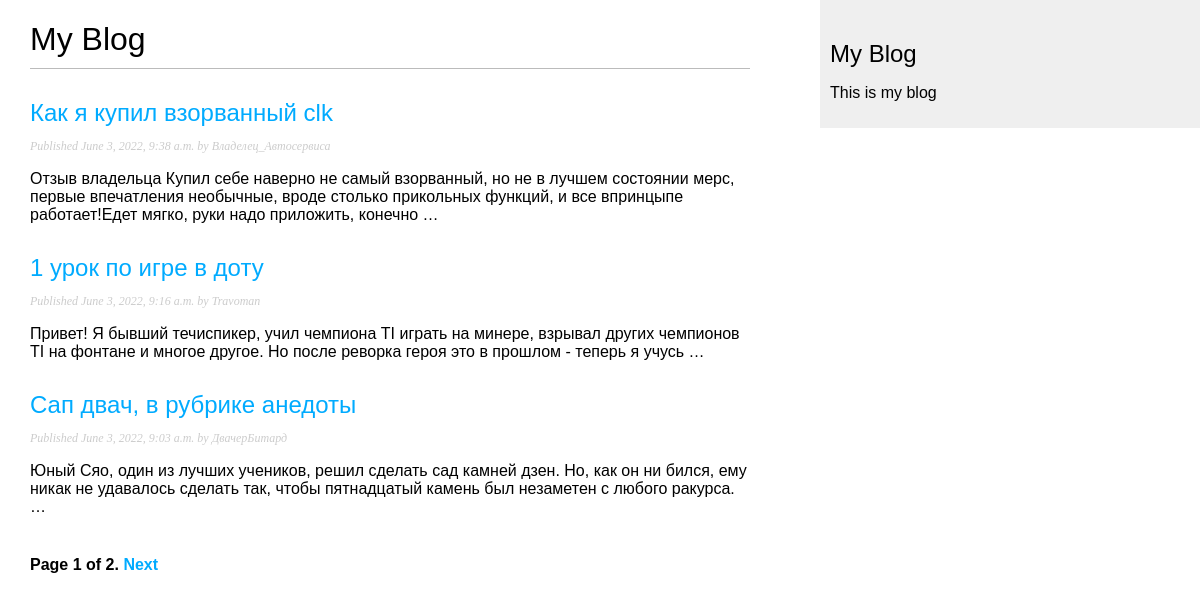
/blog/, run on an earlier commit of the app's database.
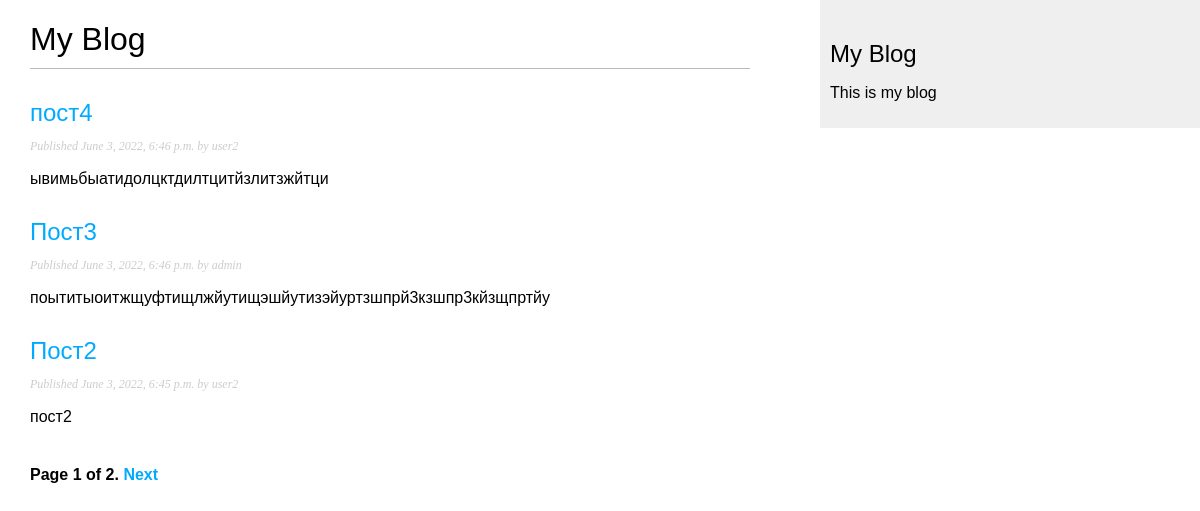
And on a later commit of the database.
### blog/models.py (models this page shows, shortened)
class Post(models.Model):
    class Status(models.TextChoices):
        DRAFT = 'DF', 'Draft'
        PUBLISHED = 'PB', 'Published'
    title = models.CharField(max_length=250)
    slug = models.SlugField(max_length=250,
                            unique_for_date='publish')
    author = models.ForeignKey(User,
                               on_delete=models.CASCADE,
                               related_name='blog_posts')
    body = models.TextField()
    publish = models.DateTimeField(default=timezone.now)
    created = models.DateTimeField(auto_now_add=True)
    updated = models.DateTimeField(auto_now=True)
    status = models.CharField(max_length=2,
                              choices=Status.choices,
                              default=Status.DRAFT)
    objects = models.Manager() # The default manager.
    published = PublishedManager() # Our custom manager.
    class Meta:
        ordering = ['-publish']
        indexes = [
            models.Index(fields=['-publish']),
        ]
    def get_absolute_url(self):
        return reverse('blog:post_detail',
                       args=[self.publish.year,
                             self.publish.month,
                             self.publish.day,
                             self.slug])

### blog/views.py (the view)
# urls.py: path('', views.PostListView.as_view(), name='post_list'),
class PostListView(ListView):
    queryset = Post.published.all()
    context_object_name = 'posts'
    paginate_by = 3
    template_name = 'blog/post/list.html'

### blog/templates/blog/post/list.html (shortened to what this page needs)
{% extends "blog/base.html" %}
{% block content %}
  <h1>My Blog</h1>
  {% for post in posts %}
    <h2>
      <a href="{{ post.get_absolute_url }}">
        {{ post.title }}
      </a>
    </h2>
    <p class="date">
      Published {{ post.publish }} by {{ post.author }}
    </p>
    {{ post.body|truncatewords:30|linebreaks }}
  {% endfor %}
  {% include "pagination.html" with page=page_obj %}
{% endblock %}

### blog/templates/blog/base.html (shortened to what this page needs)
{% load static %}
<!DOCTYPE html>
<html>
<head>
  <link href="{%static "css/blog.css"%}" rel="stylesheet">
</head>
<body>
  <div id="content">
    {% block content %}
    {% endblock %}
  </div>
  <div id="sidebar">
    <h2>My Blog</h2>
    <p>This is my blog</p>
  </div>
</body>
</html>

### blog/templates/pagination.html (shortened to what this page needs)
<div class="pagination">
  <span class="step-links">
    <span class="current">
      Page {{ page.number }} of {{ page.paginator.num_pages }}.
    </span>
    {% if page.has_next %}
      <a href="?page={{ page.next_page_number }}">Next</a>
    {% endif %}
  </span>
</div>

### blog/static/css/blog.css (style rules this page uses)
body { margin:0; padding:0; font-family:helvetica, sans-serif; }
a { color:#00abff; text-decoration:none; }
h1 { font-weight:normal; border-bottom:1px solid #bbb; padding:0 0 10px 0; }
h2 { font-weight:normal; margin:30px 0 0; }
#content { float:left; width:60%; padding:0 0 0 30px; }
#sidebar { float:right; width:30%; padding:10px; background:#efefef; height:100%; }
p.date { color:#ccc; font-family: georgia, serif; font-size: 12px; font-style: italic; }
.pagination { margin:40px 0; font-weight:bold; }

What changed in the data, as far as the page shows it:
removed Post: title "Как я купил взорванный clk", publish "June 3, 2022, 9:38 a.m.", author "Владелец_Автосервиса", body "Отзыв владельца Купил себе наверно не самый взорванный, но не в лучшем состоянии мерс, первые впечатления необычные, вроде столько прикольных функций, и все впринцыпе работает!Едет мягко, руки надо приложить, конечно …"
removed Post: title "1 урок по игре в доту", publish "June 3, 2022, 9:16 a.m.", author "Travoman", body "Привет! Я бывший течиспикер, учил чемпиона TI играть на минере, взрывал других чемпионов TI на фонтане и многое другое. Но после реворка героя это в прошлом - теперь я учусь …"
removed Post: title "Сап двач, в рубрике анедоты", publish "June 3, 2022, 9:03 a.m.", author "ДвачерБитард", body "Юный Сяо, один из лучших учеников, решил сделать сад камней дзен. Но, как он ни бился, ему никак не удавалось сделать так, чтобы пятнадцатый камень был незаметен с любого ракурса. …"
added Post: title "пост4", publish "June 3, 2022, 6:46 p.m.", author "user2", body "ывимьбыатидолцктдилтцитйзлитзжйтци"
added Post: title "Пост3", publish "June 3, 2022, 6:46 p.m.", author "admin", body "поытитыоитжщуфтищлжйутищэшйутизэйуртзшпрй3кзшпр3кйзщпртйу"
added Post: title "Пост2", publish "June 3, 2022, 6:45 p.m.", author "user2", body "пост2"
